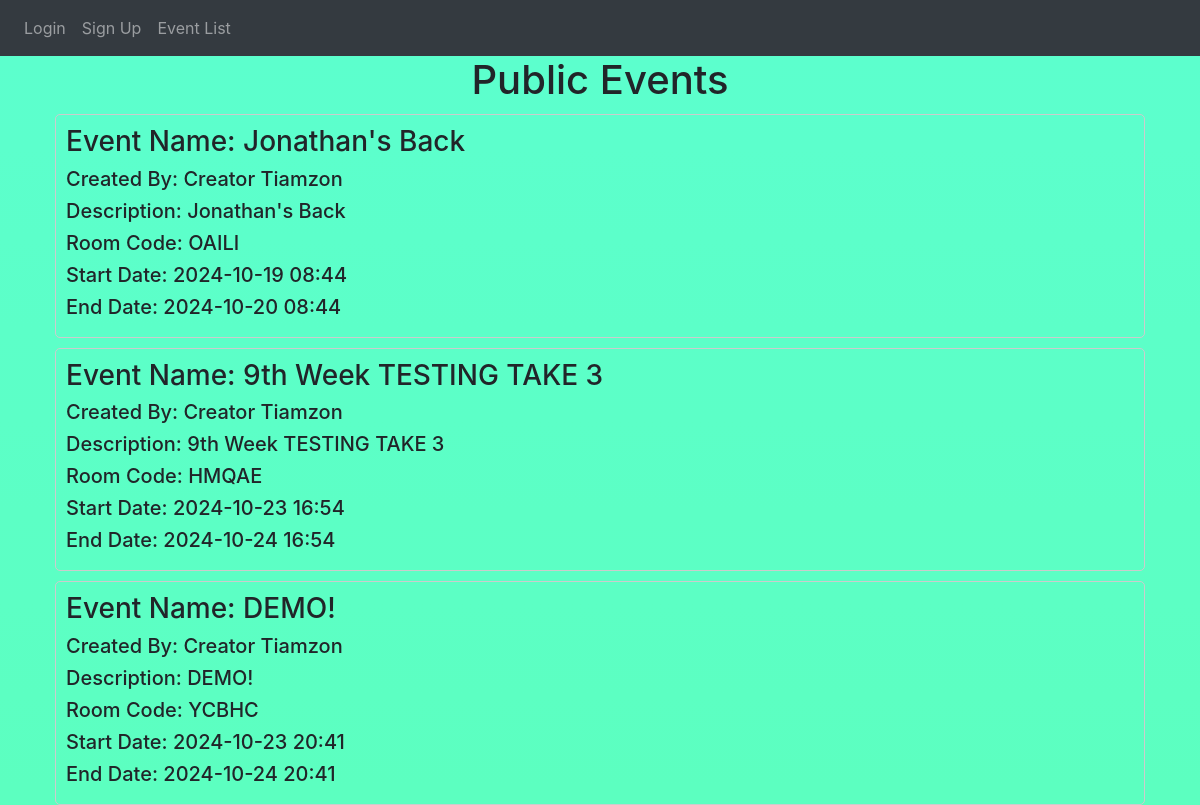
The app's page /event_list with its own data.
### website/models.py (models this page shows)
class Events16(db.Model):
    id = db.Column(db.Integer, primary_key=True)
    data1 = db.Column(db.String)  # Store data as JSON string
    room_code = db.Column(db.String)
    event_name = db.Column(db.String)
    event_desc = db.Column(db.String)  # New column for event description
    event_type = db.Column(db.String)
    event_privacy = db.Column(db.String)  # New column for event status
    date = db.Column(db.DateTime(timezone=True), default=func.now())
    user_id = db.Column(db.Integer, db.ForeignKey('users9.id'))
    invited_attendees = db.Column(db.Text)
    rsvp_attendees = db.Column(db.String)
    max_attendee_num = db.Column(db.Integer)  # New column for max attendees
    start_date = db.Column(db.DateTime)  # New column for start time/date
    end_date = db.Column(db.DateTime)  # New column for end time/date

### website/views.py (the view)
@views.route('/event_list', methods=['GET'])
def event_list():
    public_events = Events16.query.filter_by(event_privacy="Public").all()
    events_data = []
    for event in public_events:
        creator = Users9.query.get(event.user_id)
        creator_name = f"{creator.first_name} {creator.last_name}" if creator else "Unknown"
        if event.data1:  # Check if data1 is not None
            event_data = json.loads(event.data1)
        else:
            event_data = {}  # Default to an empty dictionary if data1 is None
        events_data.append({
            'event_name': event.event_name,
            'event_desc': event.event_desc,
            'creator_name': creator_name,
            'room_code': event.room_code,
            'start_date': event.start_date.strftime("%Y-%m-%d %H:%M"),
            'end_date': event.end_date.strftime("%Y-%m-%d %H:%M")
        })
    return render_template("events_list.html", user=current_user, events=events_data)

### website/templates/events_list.html (shortened to what this page needs)
{% extends "base.html" %} {% block title %}Event List{% endblock %}  {% block content %}
<h1 align="center">Public Events</h1>
<div class="events-container">
  {% for event in events %}
  <div class="event-item">
    <h3>Event Name: {{ event.event_name }}</h3>
    <h5>Created By: {{ event.creator_name }}</h5>
    <h5>Description: {{ event.event_desc }}</h5>
    <h5>Room Code: {{ event.room_code }}</h5>
    <h5>Start Date: {{ event.start_date }}</h5>
    <h5>End Date: {{ event.end_date }}</h5>
  </div>
  {% endfor %}
</div>
{% endblock %}

### website/templates/base.html (shortened to what this page needs)
<!DOCTYPE html>
<html>
  <head>
    <link
      rel="stylesheet"
      href="https://stackpath.bootstrapcdn.com/bootstrap/4.4.1/css/bootstrap.min.css"
    />
    <link
      rel="stylesheet"
      href="https://stackpath.bootstrapcdn.com/font-awesome/4.7.0/css/font-awesome.min.css"
    />
    <link
      href="https://cdnjs.cloudflare.com/ajax/libs/fullcalendar/6.1.8/fullcalendar.min.css"
      rel="stylesheet"
    />
  </head>
  <body>
    <nav class="navbar navbar-expand-lg navbar-dark bg-dark">
      <div class="collapse navbar-collapse" id="navbar">
        <div class="navbar-nav">
          {% if user.is_authenticated %}
          <a class="nav-item nav-link" id="home" href="/role">Home</a>
          <a class="nav-item nav-link" id="logout" href="/logout">Logout</a>
          <a class="nav-item nav-link" id="event_list" href="/event_list"
            >Event List</a
          >
          <a class="nav-item nav-link" href="{{ url_for('views.calendar') }}"
            >View Calendar</a
          >
          {% else %}
          <a class="nav-item nav-link" id="login" href="/login">Login</a>
          <a class="nav-item nav-link" id="signUp" href="/sign-up">Sign Up</a>
          <a class="nav-item nav-link" id="event_list" href="/event_list"
            >Event List</a
          >
          {% endif %}
        </div>
      </div>
    </nav>
    <div class="container">{% block content %} {% endblock %}</div>
  </body>
</html>

### website/templates/base.html (style rules this page uses)
body, html { height: 100%; margin: 0; background: linear-gradient( rgba(0, 255, 179, 0.4), rgba(0, 255, 157, 0.4) ), url("https://marketplace.canva.com/EAFE9MqRUV0/1/0/1600w/canva-beige-abstract-colorful-virtual-zoom-background-_mCGRxPnzRI.jpg"); background-size: cover; background-position: center; background-repeat: no-repeat; background-attachment: fixed; }

### website/templates/events_list.html (style rules this page uses)
.event-item { border: 1px solid #ccc; padding: 10px; margin: 10px; border-radius: 5px; }

### records on screen
Events16: event_name "Jonathan's Back", creator_name "Creator Tiamzon", event_desc "Jonathan's Back", room_code "OAILI", start_date "2024-10-19 08:44", end_date "2024-10-20 08:44"
Events16: event_name "9th Week TESTING TAKE 3", creator_name "Creator Tiamzon", event_desc "9th Week TESTING TAKE 3", room_code "HMQAE", start_date "2024-10-23 16:54", end_date "2024-10-24 16:54"
Events16: event_name "DEMO!", creator_name "Creator Tiamzon", event_desc "DEMO!", room_code "YCBHC", start_date "2024-10-23 20:41", end_date "2024-10-24 20:41"
